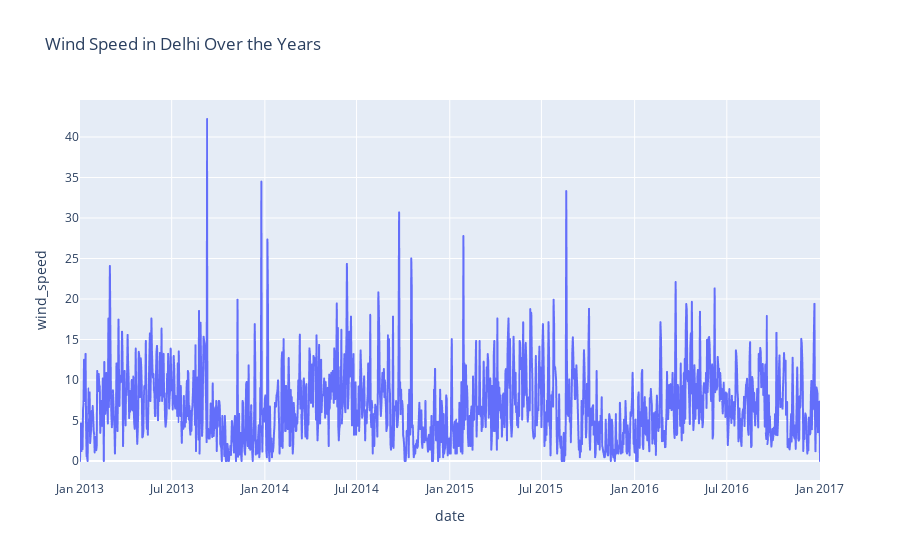

Here is the notebook cell this chart was saved with:
### Code cell
figure = px.line(df_train, x="date", 
                 y="wind_speed", 
                 title='Wind Speed in Delhi Over the Years')
figure.show()

### Figure 1 — Plotly figure (JSON) as saved in the notebook; plotly's stock layout.template omitted (floating-point values rounded to 4 significant figures; data arrays with more than 128 entries replaced by an {"elided": "..."} marker saying what was removed)
{"data": [{"hovertemplate": "date=%{x}<br>wind_speed=%{y}<extra></extra>", "legendgroup": "", "line": {"color": "#636efa", "dash": "solid"}, "marker": {"symbol": "circle"}, "mode": "lines", "name": "", "showlegend": false, "type": "scattergl", "x": {"elided": "1462 str values"}, "xaxis": "x", "y": {"elided": "1462 float values"}, "yaxis": "y"}], "layout": {"legend": {"tracegroupgap": 0}, "title": {"text": "Wind Speed in Delhi Over the Years"}, "xaxis": {"anchor": "y", "domain": [0, 1], "title": {"text": "date"}}, "yaxis": {"anchor": "x", "domain": [0, 1], "title": {"text": "wind_speed"}}}}
